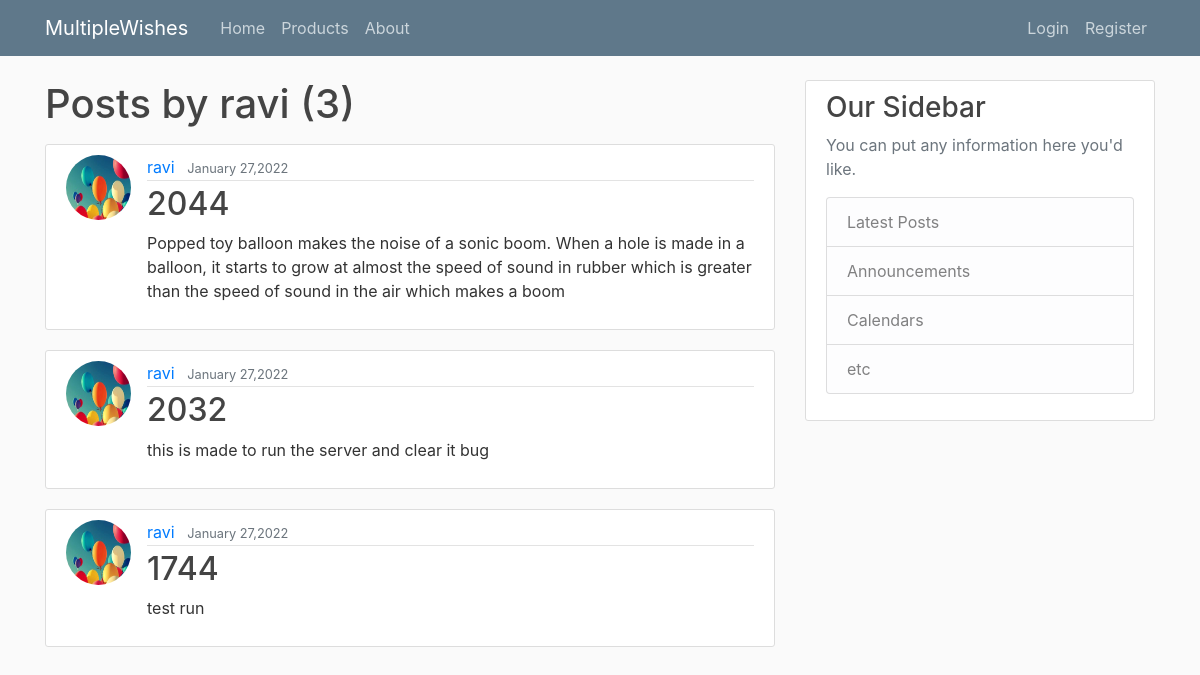
Page /user/ravi on the earlier database version.
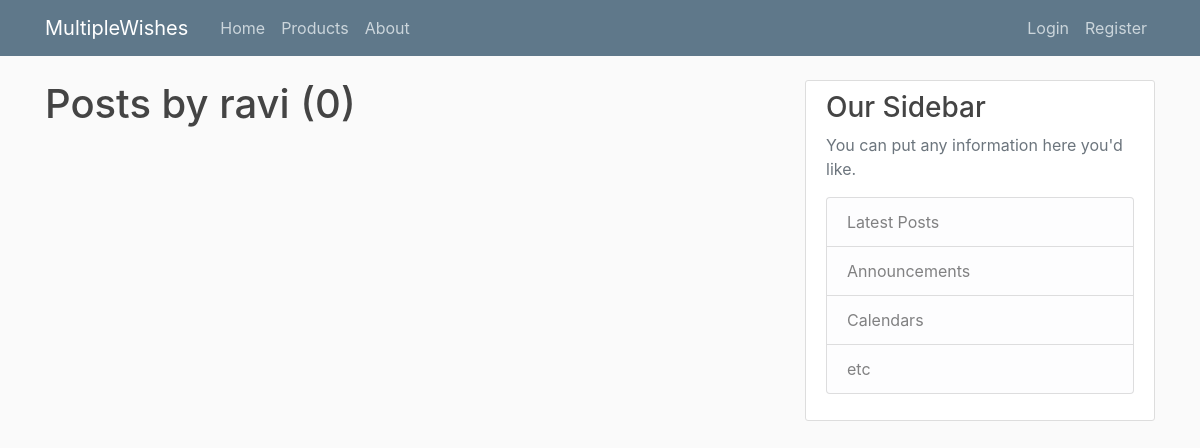
Same page on the later database version.
### blog/models.py (models this page shows, shortened)
class Post(models.Model):
    title = models.CharField(max_length = 100)
    content = models.TextField()
    date_posted = models.DateTimeField(default = timezone.now)
    author = models.ForeignKey(User , on_delete = models.CASCADE)

### users/models.py (models this page shows, shortened)
class Profile(models.Model):
    user = models.OneToOneField(User , on_delete = models.CASCADE)
    image = models.ImageField(default = 'default.jpg', upload_to='profile_pics')

### blog/views.py (the view)
# urls.py: path('user/<str:username>', UserPostListView.as_view(), name = 'user-posts'),
class UserPostListView(ListView):
    model = Post
    template_name = 'blog/user_posts.html'
    context_object_name = 'posts'
    paginate_by = 5
    def get_queryset(self):
        user = get_object_or_404(User, username=self.kwargs.get('username'))
        return Post.objects.filter(author=user).order_by('-date_posted')

### blog/templates/blog/user_posts.html (shortened to what this page needs)
{% extends "blog/base.html" %}
{% block content %}
    <h1 class="mb-3">Posts by {{ view.kwargs.username }} ({{ page_obj.paginator.count }})</h1>
    {% for post in posts %}
    <article class="media content-section">
      <img class = "rounded-circle article-img" src = "{{ post.author.profile.image.url }}">
        <div class="media-body">
          <div class="article-metadata">
            <a class="mr-2" href="{% url 'user-posts' post.author.username %}">{{ post.author }}</a>
            <small class="text-muted">{{ post.date_posted|date:"F d,Y"}}</small>
          </div>
          <h2><a class="article-title" href="{% url 'post-detail' post.id %}">{{ post.title }}</a></h2>
          <p class="article-content">{{ post.content }}</p>
        </div>
      </article>
    {% endfor %}
{% endblock content %}

Differences in the rows shown:
removed Post: author.profile.image (picture), author "ravi", date_posted "January 27,2022", title "2044", content "Popped toy balloon makes the noise of a sonic boom. When a hole is made in a balloon, it starts to grow at almost the speed of sound in rubber which is greater than the speed of sound in the air which makes a boom"
removed Post: author.profile.image (picture), author "ravi", date_posted "January 27,2022", title "2032", content "this is made to run the server and clear it bug"
removed Post: author.profile.image (picture), author "ravi", date_posted "January 27,2022", title "1744", content "test run"
Other differences:
{{ page_obj.paginator.count }}: "3" → "0"
